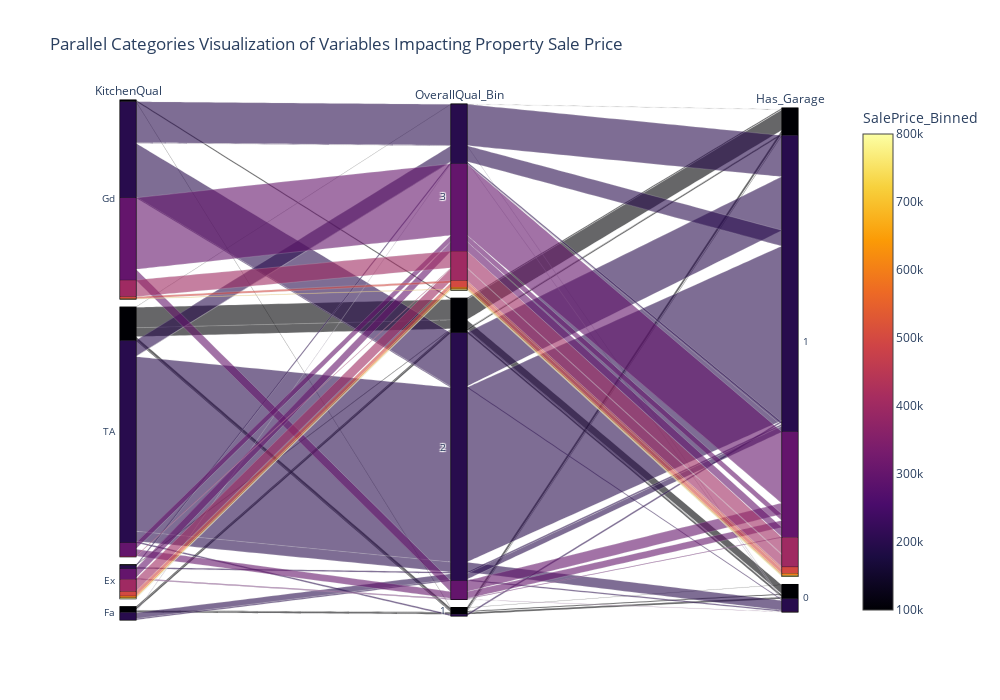

This figure's notebook cell:
### Code cell
px.parallel_categories(df, 
                       dimensions=['OverallQual_Bin', 'Has_Garage','KitchenQual'], 
                       color='SalePrice_Binned', 
                       color_continuous_scale=px.colors.sequential.Inferno,
                       width=1000,
                       height=700,
                       title='Parallel Categories Visualization of Variables Impacting Property Sale Price')

### Figure 1 — Plotly figure (JSON) as saved in the notebook; plotly's stock layout.template omitted (floating-point values rounded to 4 significant figures; data arrays with more than 128 entries replaced by an {"elided": "..."} marker saying what was removed)
{"data": [{"dimensions": [{"label": "KitchenQual", "values": {"elided": "1460 str values"}}, {"label": "OverallQual_Bin", "values": {"elided": "1460 int values"}}, {"label": "Has_Garage", "values": {"elided": "1460 int values"}}], "line": {"cmax": 800000, "cmin": 100000, "color": {"elided": "1460 int values"}, "colorbar": {"title": {"text": "SalePrice_Binned"}}, "colorscale": [[0, "#000004"], [0.1111, "#1b0c41"], [0.2222, "#4a0c6b"], [0.3333, "#781c6d"], [0.4444, "#a52c60"], [0.5556, "#cf4446"], [0.6667, "#ed6925"], [0.7778, "#fb9b06"], [0.8889, "#f7d13d"], [1, "#fcffa4"]], "showscale": true}, "name": "", "type": "parcats", "uid": "f5975c91-14f2-4be5-97ae-5f90f96dcf4e"}], "layout": {"height": 700, "legend": {"tracegroupgap": 0}, "title": {"text": "Parallel Categories Visualization of Variables Impacting Property Sale Price"}, "width": 1000}}
